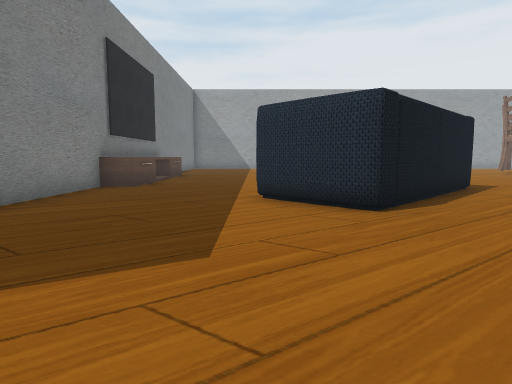
View 1 (above)

18 first-person views from a walk through a scene from a Unity 3-D project. The camera is 1.5 m above the floor, tilts 6° down and sees 75° across. The floor is counted in squares, 2 m on a side. Each view is taken from the middle of a square. On the plan, view 1 faces up. The plan holds only what a view shows up to about 11 squares ahead; the rest is blank. The place goes on beyond the plan.

View 2
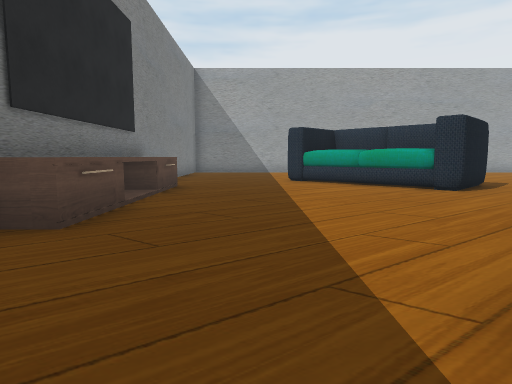

View 3
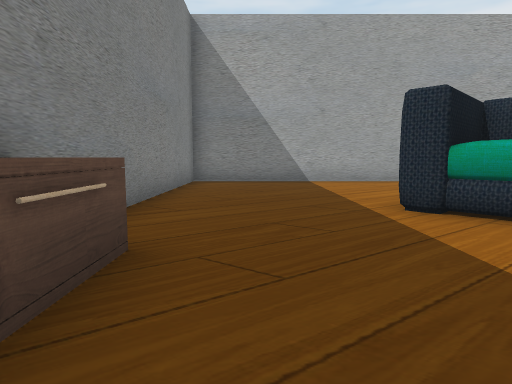

View 4
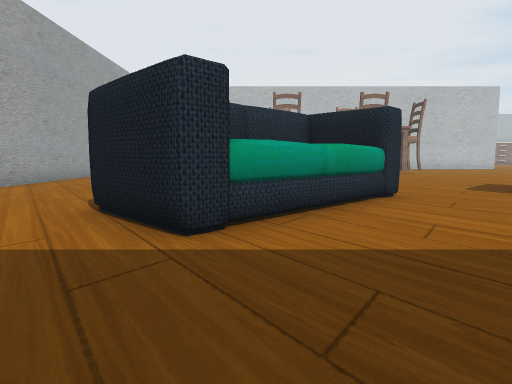

View 5
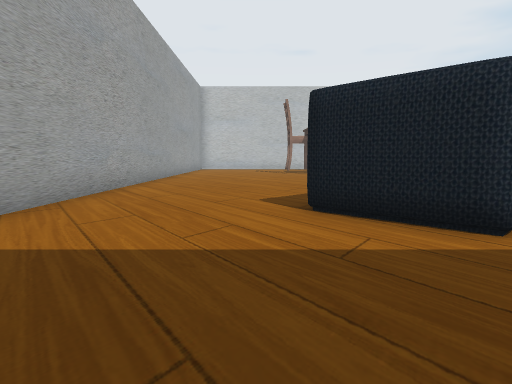

View 6
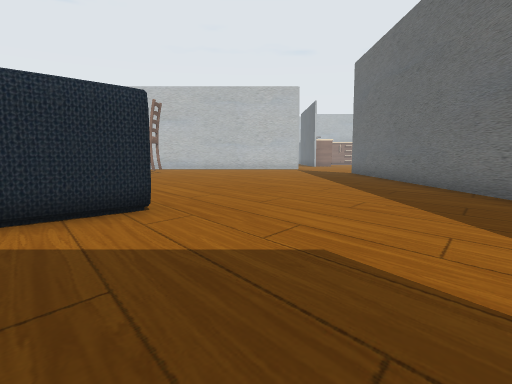

View 7
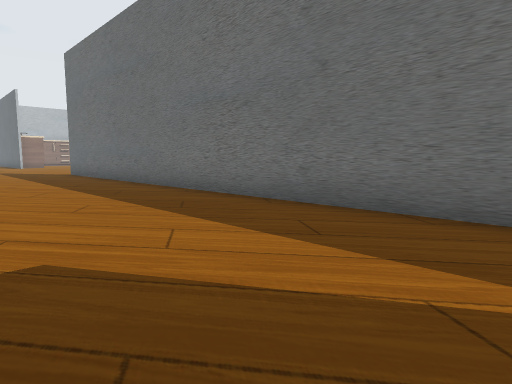

View 8
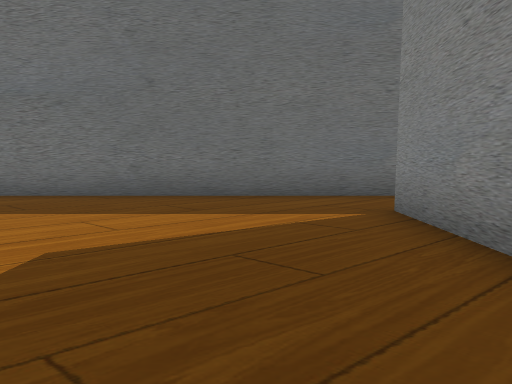

View 9
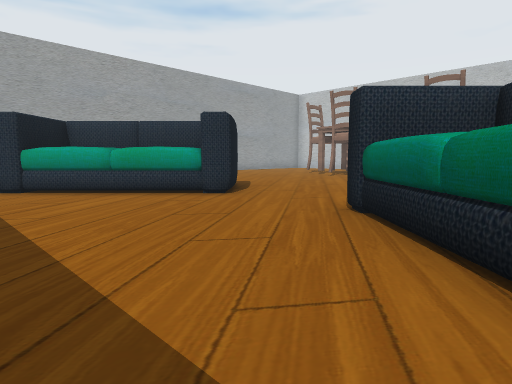

View 10
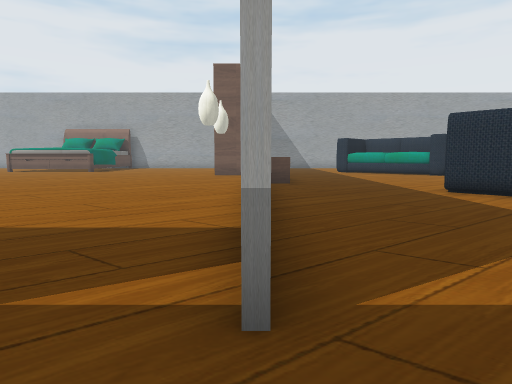

View 11
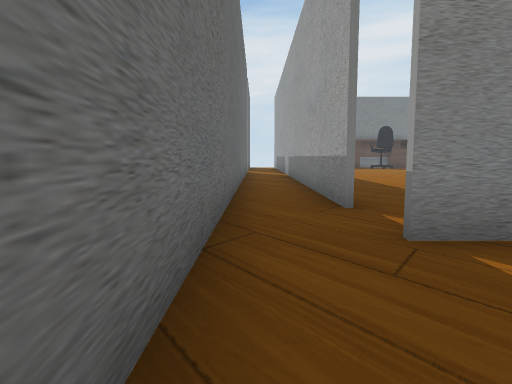

View 12
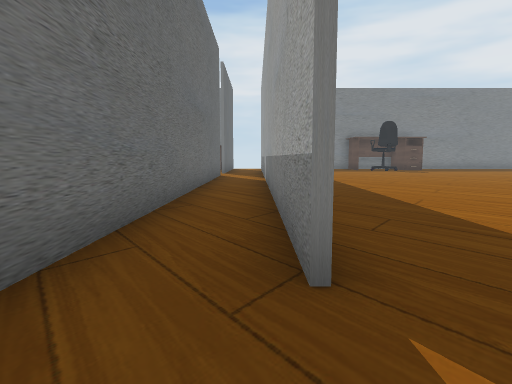

View 13
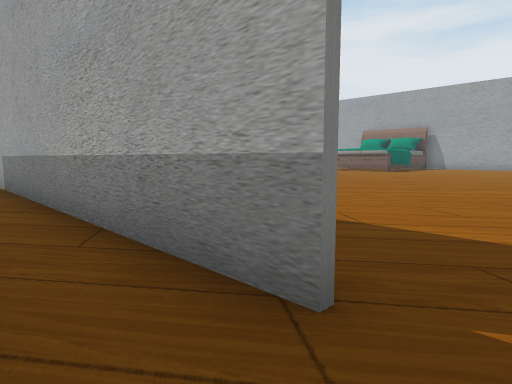

View 14
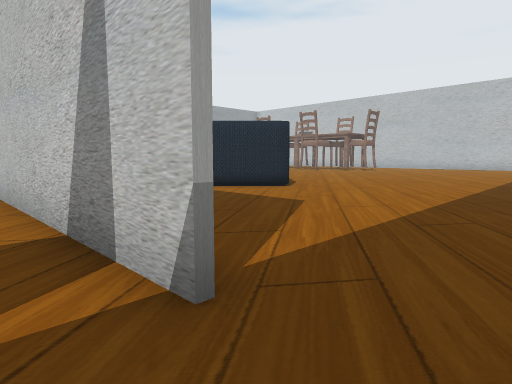

View 15
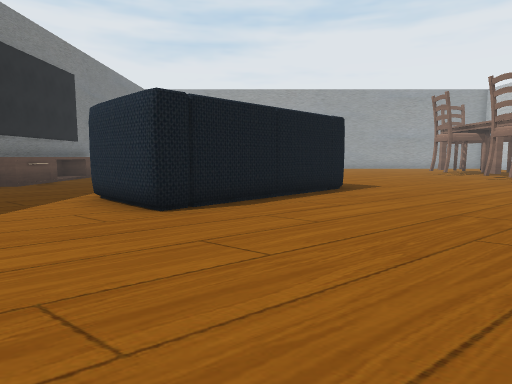

View 16
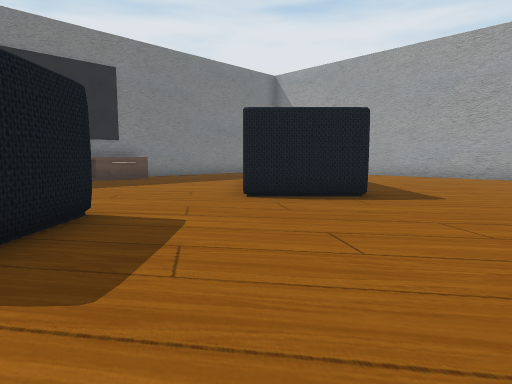

View 17
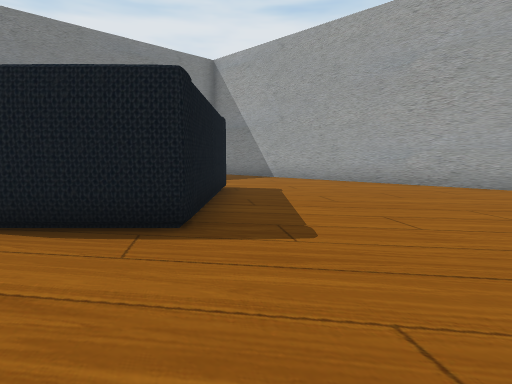

View 18
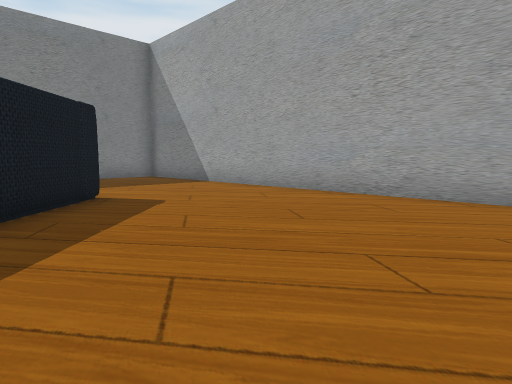

### Floor plan
Points are (right, up) in squares from view 1. A wall is a line through its corners. A room is listed if a view was taken in it or the views show most of it. See-through windows are left out.
Room 1 (views 1, 2, 3, 4, 5, 6, 7, 8, 9, 10, 11, 12, 15, 16, 17, 18)
walls: (1.2, 7.2) (3.5, 9.5) (4.7, 8.4); (4.8, 14.2) (5.1, 13.8) (3.5, 12.2) (0, 15.7) (1.4, 17.2); (2, 4.7) (1.6, 4.4) (0.1, 5.9); (-3, 11.9) (-3.8, 11.9); (-3, 13.7) (-3, 8.4) (-4, 8.4); (-3.9, 2.6) (-3.9, 0.4); (8.1, 21.3) (-3.9, 21.3) (-3.9, 5); (-4.5, -1.4) (8.2, -1.4)
ways out: opening at (-4, -0.5)
objects: other object (3, 6); other object (3, 16); other object (4, 7); other object (4, 15)
Room 2 (views 13, 14)
walls: (-5.8, 0.3) (-15.1, 0.3); (-13.9, -1.4) (-4.5, -1.4)
ways out: opening at (-5, -1)

Where each view was taken, in squares from view 1:
view 1: 0 up, 0 right, facing up
view 2: 5 up, 1 left, facing up
view 3: 11 up, 2 left, facing up
view 4: 15 up, 3 left, facing right
view 5: 18 up, 3 left, facing right
view 6: 3 up, 3 left, facing right
view 7: 3 up, 3 left, facing down-right
view 8: 5 up, 2 left, facing down
view 9: 7 up, 1 left, facing up-right
view 10: 1 down, 4 left, facing up
view 11: 1 down, 1 left, facing left
view 12: 0 up, 4 left, facing left
view 13: 1 down, 5 left, facing up-left
view 14: 1 down, 5 left, facing up-right
view 15: 0 up, 3 right, facing up
view 16: 8 up, 8 right, facing up-left
view 17: 12 up, 8 right, facing up-left
view 18: 15 up, 8 right, facing up-left
